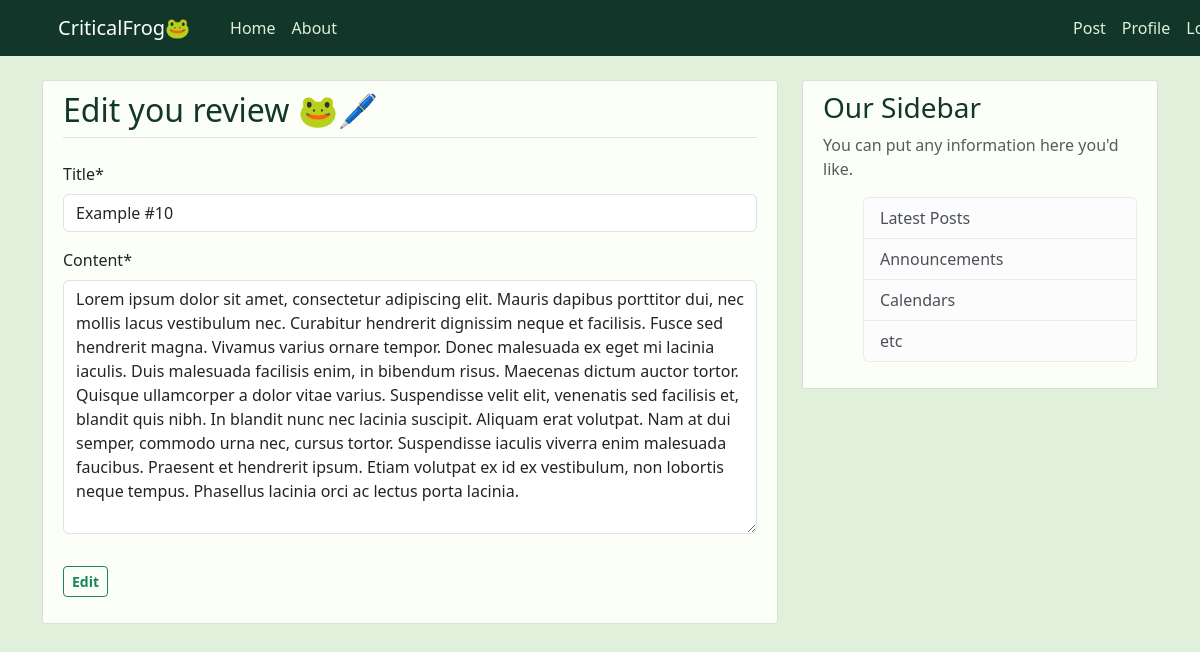
/post/29/update (signed in), run on the app's committed database.
### blog/models.py (models this page shows, shortened)
class Post(models.Model):
    title = models.CharField(max_length=100)
    content = models.TextField()
    date_posted = models.DateTimeField(default=timezone.now) #no ()
    author = models.ForeignKey(User, on_delete=models.CASCADE)

### blog/views.py (the view, shortened to what this page needs)
# urls.py: path('post/<int:pk>/update', PostUpdateView.as_view(), name='post-update'),
class PostUpdateView(UserPassesTestMixin, LoginRequiredMixin, UpdateView):
    model = Post
    fields = ['title', 'content']
    template_name = 'blog/post_update.html'
    def test_func(self) -> bool | None: # Prevents that any user edits other people posts.
        post = self.get_object()
        return self.request.user == post.author # Returns a boolean to check

### blog/templates/blog/post_update.html (shortened to what this page needs)
{% extends "blog/base.html" %}
{% load crispy_forms_tags %}
{% block content %}
    <div class="content-section">
        <form method="POST">
            <fieldset class="form-group">
                <legend class="border-bottom mb-4"> <h2>Edit you review 🐸🖊️</h2></legend>
                {{ form|crispy }}
            </fieldset>
            <div class="form-group pt-3 pb-3">
                <button class="btn btn-outline-success btn-sm" type="submit"><b>Edit</b></button>
            </div>
        </form>
    </div>
{% endblock content%}

### blog/static/blog/main.css (style rules this page uses)
body { background: #E1F0DA; margin-top: 5rem; }
h1, h2, h3, h4, h5, h6 { color: #12372A; }
.content-section { background: #fbfff7; padding: 10px 20px; border: 1px solid #dddddd; border-radius: 3px; margin-bottom: 20px; }

### data on the page
Post: title "Example #10", content "Lorem ipsum dolor sit amet, consectetur adipiscing elit. Mauris dapibus porttitor dui, nec mollis lacus vestibulum nec. Curabitur hendrerit dignissim neque et facilisis. Fusce sed hendrerit magna. Vivamus varius ornare tempor. Donec malesuada ex eget mi lacinia iaculis. Duis malesuada facilisis enim, in bibendum risus. Maecenas dictum auctor tortor. Quisque ullamcorper a dolor vitae varius. Suspendisse velit elit, venenatis sed facilisis et, blandit quis nibh. In blandit nunc nec lacinia suscipit. Aliquam erat volutpat. Nam at dui semper, commodo urna nec, cursus tortor. Suspendisse iaculis viverra enim malesuada faucibus. Praesent et hendrerit ipsum. Etiam volutpat ex id ex vestibulum, non…"
